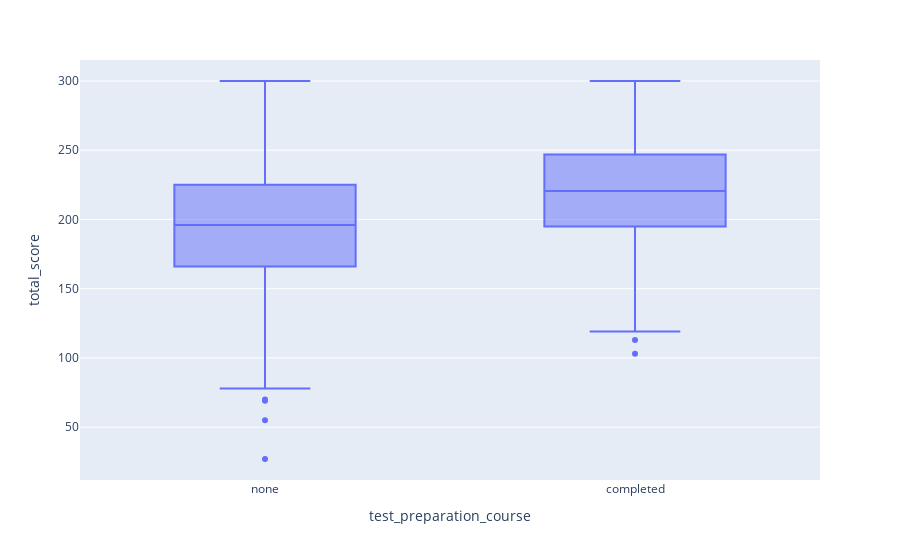

Notebook code for this chart:
### Code cell
px.box(data, x = 'test_preparation_course', y = 'total_score')

### Figure 1 — Plotly figure (JSON) as saved in the notebook; plotly's stock layout.template omitted (floating-point values rounded to 4 significant figures; data arrays with more than 128 entries replaced by an {"elided": "..."} marker saying what was removed)
{"data": [{"alignmentgroup": "True", "hovertemplate": "test_preparation_course=%{x}<br>total_score=%{y}<extra></extra>", "legendgroup": "", "marker": {"color": "#636efa"}, "name": "", "notched": false, "offsetgroup": "", "orientation": "v", "showlegend": false, "type": "box", "x": {"elided": "1000 str values"}, "x0": " ", "xaxis": "x", "y": {"elided": "1000 int values"}, "y0": " ", "yaxis": "y"}], "layout": {"boxmode": "group", "legend": {"tracegroupgap": 0}, "margin": {"t": 60}, "xaxis": {"anchor": "y", "domain": [0, 1], "title": {"text": "test_preparation_course"}}, "yaxis": {"anchor": "x", "domain": [0, 1], "title": {"text": "total_score"}}}}
